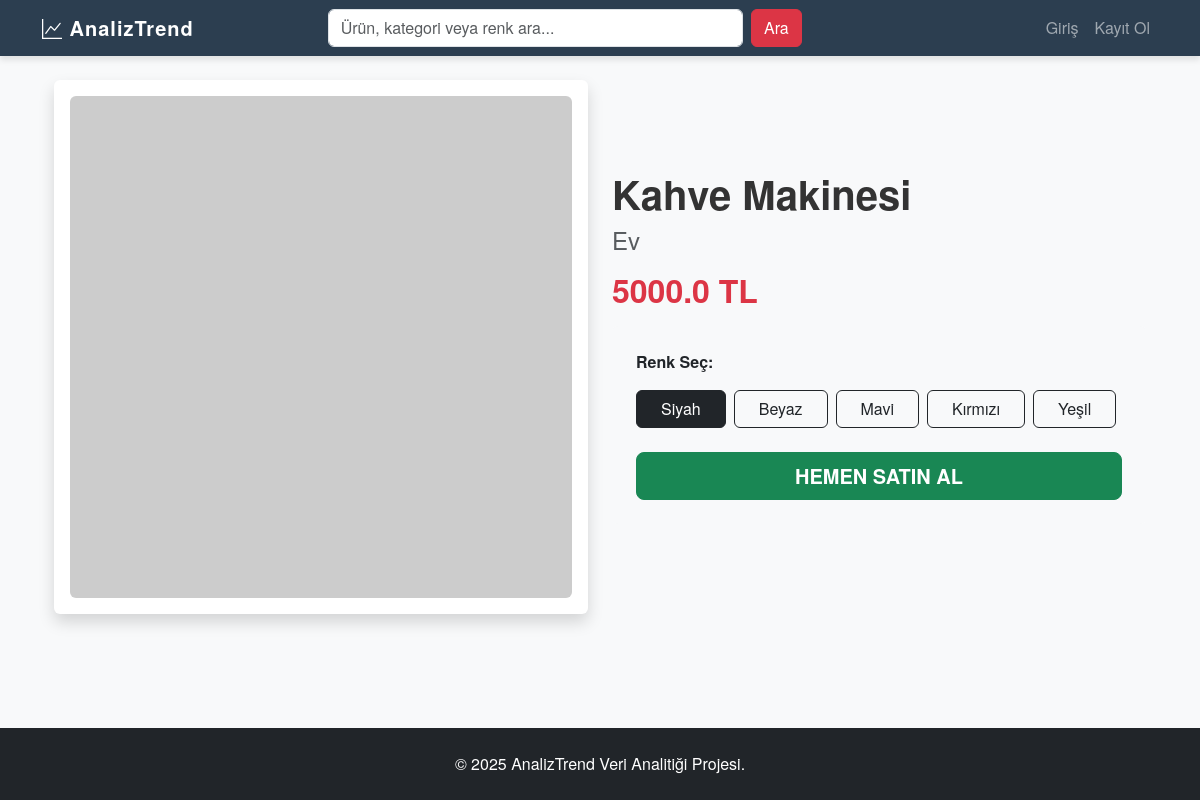
/product/18, run on the app's committed database.
### app.py (models this page shows)
class Product(db.Model):
    id = db.Column(db.Integer, primary_key=True)
    name = db.Column(db.String(200), nullable=False)
    category = db.Column(db.String(100), nullable=False)
    price = db.Column(db.Float, nullable=False)

### app.py (the view)
@app.route('/product/<int:product_id>')
def product_detail(product_id):
    product = Product.query.get_or_404(product_id)
    selected_color = request.args.get('color', 'Siyah')
    if current_user.is_authenticated:
        db.session.add(ClickLog(user_id=current_user.id, product_id=product.id))
        db.session.commit()
    hex_code = COLOR_CODES.get(selected_color, '000000')
    text_c = '000000' if selected_color == 'Beyaz' else 'FFFFFF'
    dynamic_img = f"https://placehold.co/500x500/{hex_code}/{text_c}/png?text={product.name.replace(' ', '+')}+({selected_color})"
    purchases = PurchaseLog.query.filter_by(product_id=product.id).all()
    color_dist = {c: 0 for c in ALL_COLORS}
    for p in purchases:
        if p.selected_color in color_dist: color_dist[p.selected_color] += 1
    age_groups = ['18-25', '26-40', '40+']
    age_color_matrix = {grp: {c: 0 for c in ALL_COLORS} for grp in age_groups}
    for p in purchases:
        age = p.user.age
        grp = '18-25' if age <= 25 else '26-40' if age <= 40 else '40+'
        c = p.selected_color
        if c in age_color_matrix[grp]: age_color_matrix[grp][c] += 1
    return render_template('product.html', product=product, current_image=dynamic_img, selected_color=selected_color, colors=ALL_COLORS, color_dist=color_dist, age_color_matrix=age_color_matrix)

### app.py (called while the page is built)
@app.context_processor
def inject_cart_count():
    return dict(cart_item_count=0)

    @property
    def age(self):
        if not self.birth_date: return 25
        today = datetime.date.today()
        b_date = self.birth_date
        if isinstance(b_date, str):
            try: b_date = datetime.datetime.strptime(b_date, '%Y-%m-%d').date()
            except:
                try: b_date = datetime.datetime.strptime(b_date, '%Y-%m-%d %H:%M:%S.%f').date()
                except: return 25
        return today.year - b_date.year - ((today.month, today.day) < (b_date.month, b_date.day))

### templates/product.html (shortened to what this page needs)
{% extends 'layout.html' %} {% block content %}
<div class="container">
  <div class="row mb-5 align-items-center">
    <div class="col-md-6 text-center">
      <div class="card border-0 shadow p-3">
        <img src="{{ current_image }}" class="img-fluid rounded" />
      </div>
    </div>
    <div class="col-md-6">
      <h1 class="fw-bold">{{ product.name }}</h1>
      <h4 class="text-muted">{{ product.category }}</h4>
      <h2 class="text-danger fw-bold my-3">{{ product.price }} TL</h2>
      <div class="card bg-light border-0 p-4">
        <p class="fw-bold">Renk Seç:</p>
        <div class="d-flex flex-wrap gap-2 mb-4">
          {% for color in colors %}
          <a
            href="{{ url_for('product_detail', product_id=product.id, color=color) }}"
            class="btn {% if selected_color == color %}btn-dark{% else %}btn-outline-dark{% endif %} px-4"
          >
            {{ color }}
          </a>
          {% endfor %}
        </div>
        <button
          onclick="buyDetail('{{ selected_color }}')"
          class="btn btn-success btn-lg w-100 fw-bold"
        >
          HEMEN SATIN AL
        </button>
      </div>
    </div>
  </div>
</div>
{% endblock %}

### static/css/style.css (style rules this page uses)
:root { --primary: #2c3e50; --secondary: #e67e22; --accent: #3498db; --light: #ecf0f1; --dark: #2c3e50; --success: #27ae60; }
body { background-color: #f8f9fa; font-family: 'Helvetica Neue', Helvetica, Arial, sans-serif; color: #333; }

### data on the page
Product: name "Kahve Makinesi", category "Ev", price "5000.0"

### other printed values
{{ color }} "Siyah" "Beyaz" "Mavi" "Kırmızı" "Yeşil"
